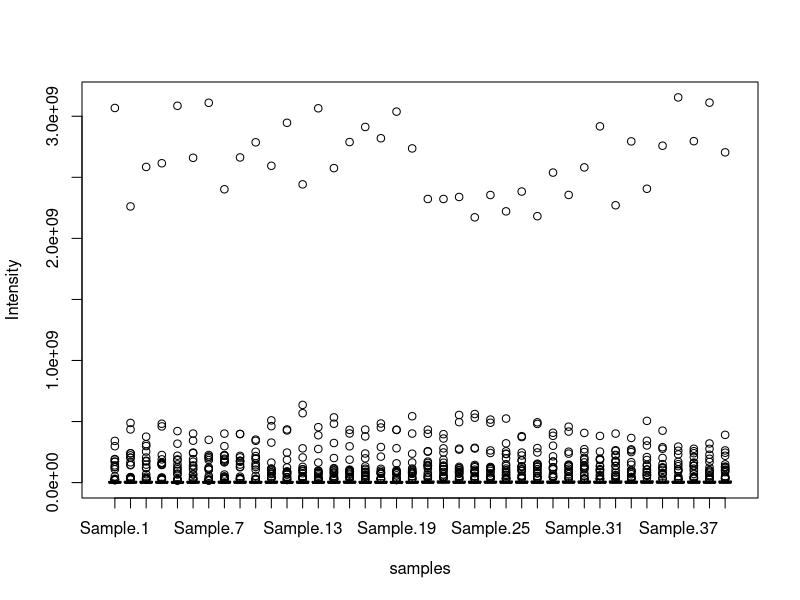
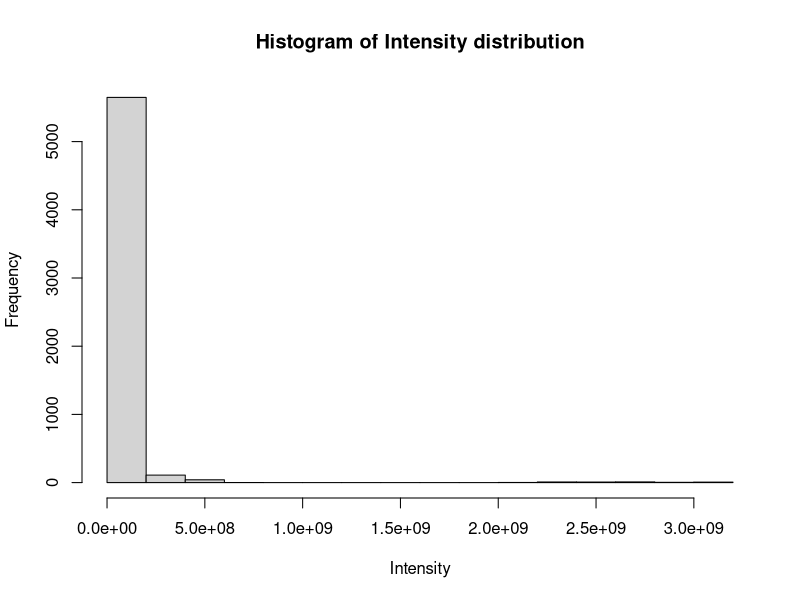
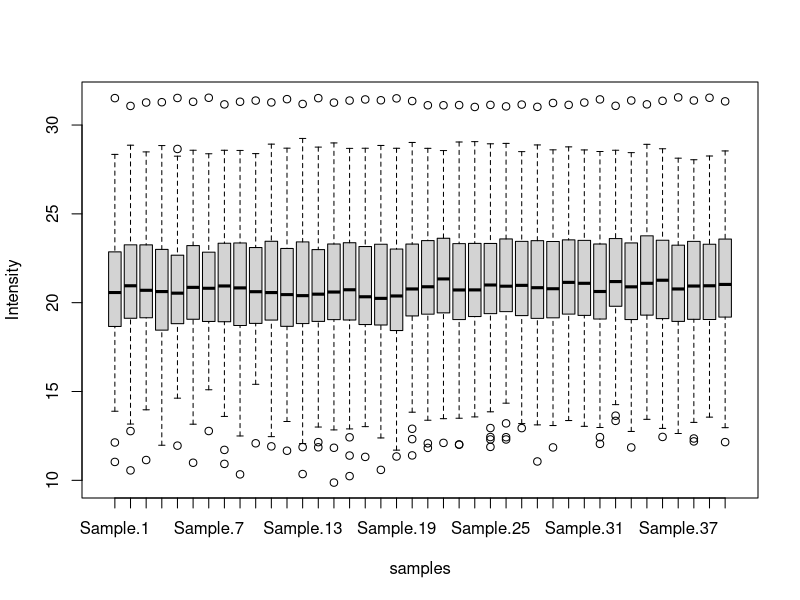
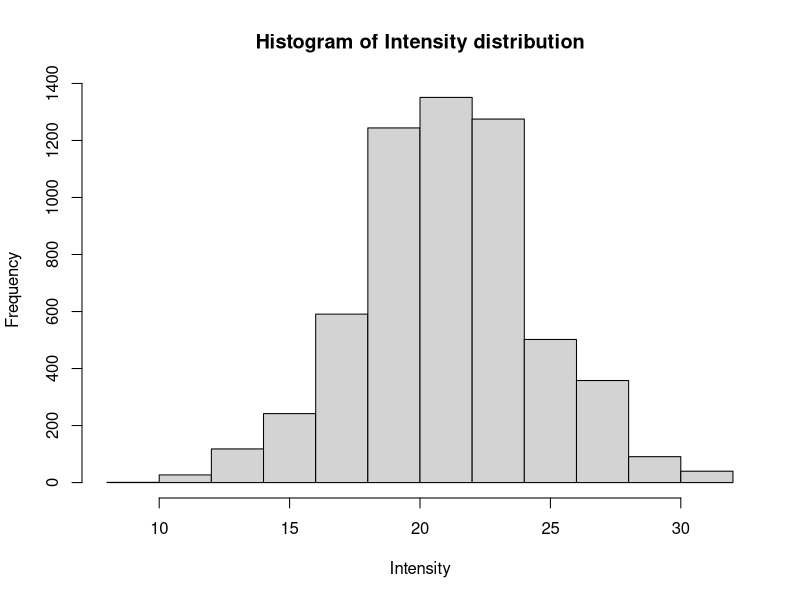
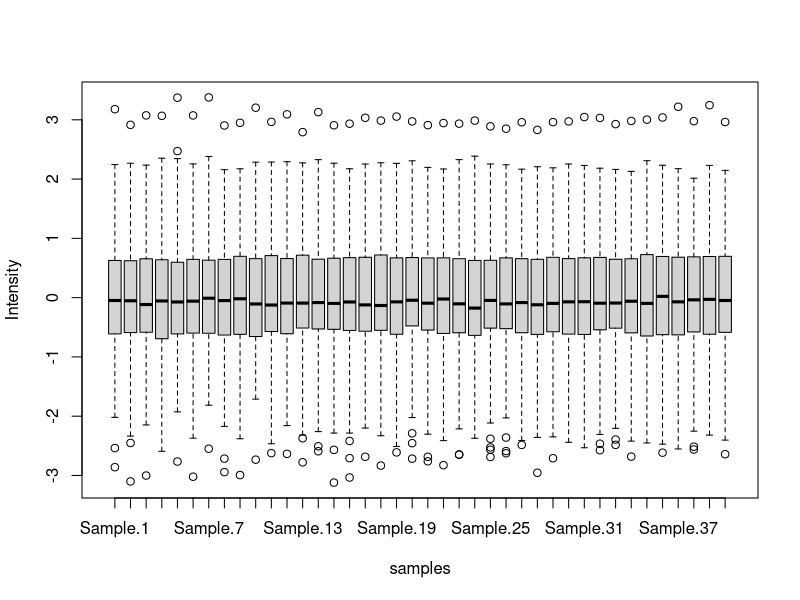
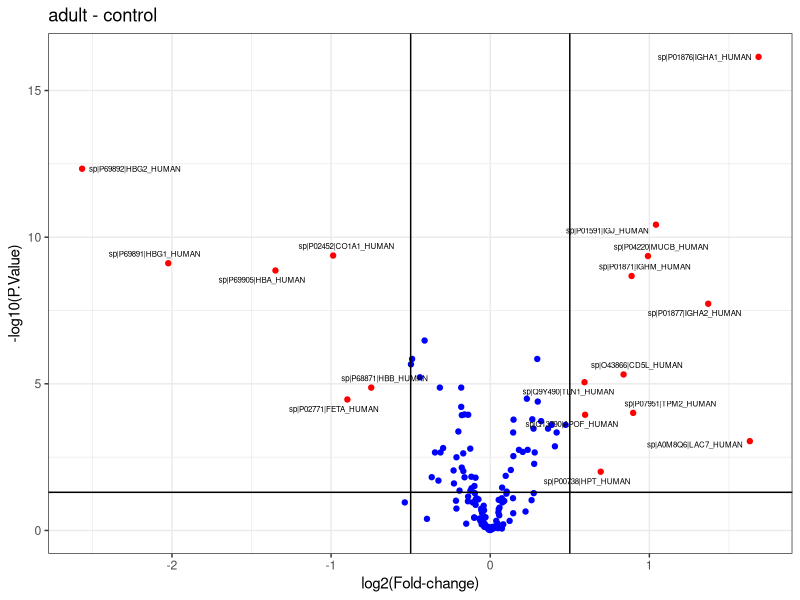
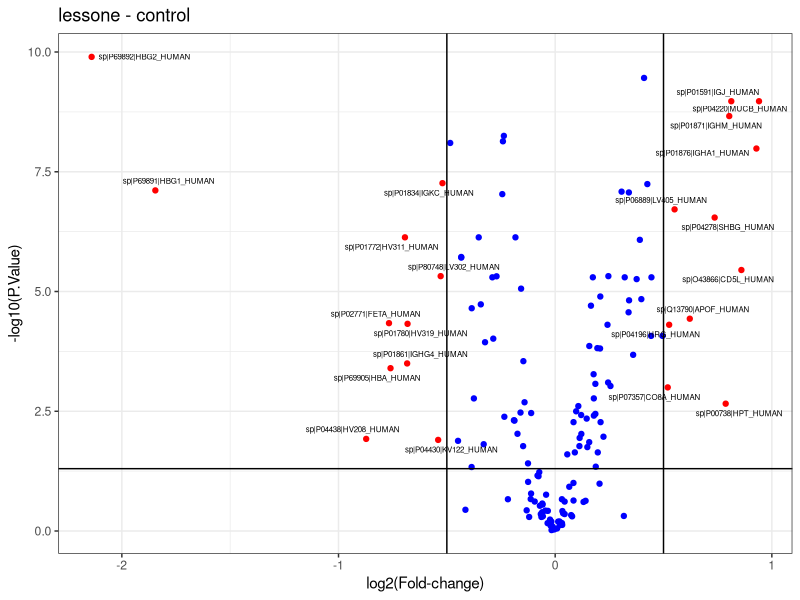
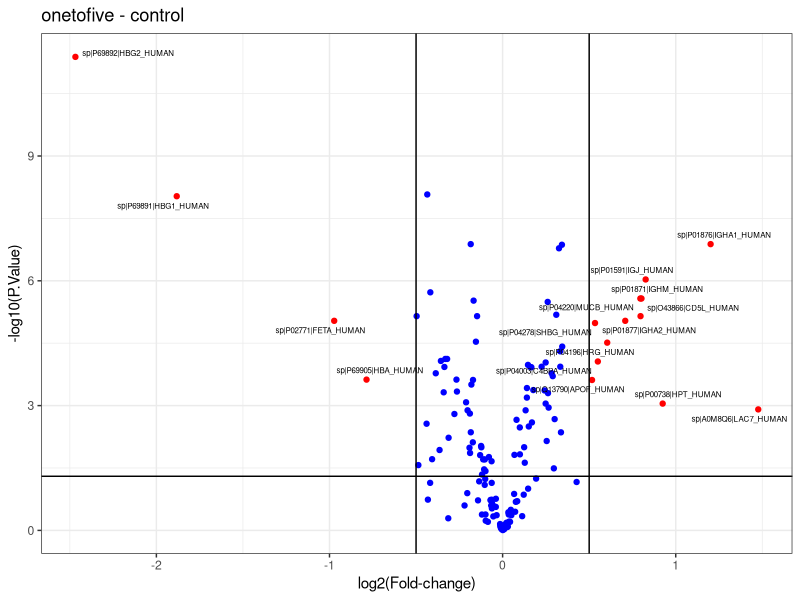

Here is the R script that generated these plots, in order:
## ---- chunk 1
data<-read.table("SWATH.example.data.csv", sep=",",header=T, row.names = 1)
data
boxplot(data, ylab="Intensity", xlab="samples") 
hist(as.numeric(unlist(data)), main = "Histogram of Intensity distribution",  xlab = "Intensity")
## ---- chunk 2
data <- log2(data)
boxplot(data, ylab="Intensity", xlab="samples") 
hist(as.numeric(unlist(data)), main = "Histogram of Intensity distribution",  xlab = "Intensity")
## ---- chunk 3
norm.data <- scale(data) ##mean center and scaling normalization
boxplot(norm.data, ylab="Intensity", xlab="samples")

## ---- chunk 4
#for this specific data :
exp.design <- data.frame(samples = colnames(data), condition = 1)
exp.design$condition[1:10] = "control"
exp.design$condition[11:20] = "lessone"
exp.design$condition[21:30] = "onetofive"
exp.design$condition[31:40] = "adult"

design <- model.matrix(~0 + exp.design$condition, data = exp.design)
colnames(design) <- sort(unique(exp.design$condition))
row.names(design) <- exp.design$samples
as.data.frame(design)
## ---- chunk 5
library(limma)
contrast <- makeContrasts(adult-control, lessone-control, onetofive-control, adult+lessone+onetofive-control, levels=design)
as.data.frame(contrast)
## ---- chunk 6
  ## in this example there are four pairwise comparison to perform:  


  nbComp<-ncol(contrast)
  Results<-list() ## a list of data frames containing the results
  
  for (i in 1:nbComp){ ## for each comparison defined in the contrast matrix :
    
    c1<-row.names(contrast)[contrast[,i] == 1 ] ## names of the first conditions of the pairwise comparison
    c2<-row.names(contrast)[contrast[,i] == -1 ] ## names of the second conditions of the pairwise comparison
    
    samplesc1 <- row.names(design)[row(as.matrix(design[,c1]))[design[,c1]==1]] ## names of the samples belonging to the first conditions of the pairwise comparison
    samplesc2 <- row.names(design)[row(as.matrix(design[,c2]))[design[,c2]==1]] ## names of the samples belonging to the second conditions of the pairwise comparison
    
    colc1 <- which(colnames(norm.data) %in% samplesc1) ## columns number in the dataset of the samples for the first comparison of the pairwise comparison
    colc2 <- which(colnames(norm.data) %in% samplesc2) ## columns number in the dataset of the samples for the second comparison of the pairwise comparison
    
    p.value<-apply(norm.data,1,function(x){t.test(as.numeric(x[colc2]),as.numeric(x[colc1]), alternative = "t") $p.value}) ## calcul of the p.value of the student test between the conditions of the pairwise comparison
    adjust.p.value<-p.adjust(p.value, method = "BH") ## corrrection of the p.value with the Benjamini & Hochberg technique
    
    fc<-rowMeans(norm.data[,colc1])-rowMeans(norm.data[,colc2]) ## fold change calcul between the conditions of the pairwise comparison
    
    ## stocking the data frame containing the results in a list :
    Results[[i]]<-data.frame(protein=c(row.names(norm.data)))
    Results[[i]][paste("p.value.",colnames(contrast)[i],sep="")]=c(p.value)
    Results[[i]][paste("adjust.p.value.",colnames(contrast)[i],sep="")]=c(adjust.p.value)
    Results[[i]][paste("fc.",colnames(contrast)[i],sep="")]=c(fc)
    print(Results[[i]])
  }

## ---- chunk 7

thresh_fc <- 0.5
thresh_p <- 0.05
deProt <- Results
for(i in 1:length(Results)){
    fc = as.data.frame(deProt[[i]])[,4]
    p = as.data.frame(deProt[[i]])[,3]
    dt <-as.data.frame(deProt[[i]])
    deProt[[i]] <- dt[which(p<=thresh_p & abs(fc)>=thresh_fc),]
    print(as.data.frame(deProt[[i]]))
  }
## ---- chunk 8

library(ggplot2)
library(ggrepel)

tresh_fc = 0.5 ## Fold change threshold
tresh_p = 0.05 ## p.value treshold

for(i in 1:length(Results)){
  plotTitle <- substr(colnames(Results[[i]])[2], 9 ,nchar(colnames(Results[[i]])[2]))
  values <- as.data.frame(Results[[i]])
  forplot <- data.frame(x=as.numeric(values[,4]), y=-log10(values[,3]), id=as.character(values[,1]))
  tmp <- forplot[as.numeric(forplot$y)>=-log10(tresh_fc) & abs(forplot$x)>tresh_fc,]
  p <- ggplot(forplot) + geom_point(aes(x, y , color = ifelse(y>=-log10(tresh_p) & abs(x)>=tresh_fc, "not signi", "FC")),show.legend = F) +
    scale_color_manual(values = c("blue", "red")) +
    geom_text_repel(data = subset(forplot, abs(forplot$x)>=tresh_fc & forplot$y>=-log10(tresh_p)),
                    aes(x,y,label = id),
                    size = 2) +
    geom_vline(xintercept = tresh_fc ) + 
    geom_vline(xintercept = -tresh_fc) + 
    geom_hline(yintercept = -log10(tresh_p)) + 
    labs(title = plotTitle,x="log2(Fold-change)", y="-log10(P.Value)") + theme_bw() 
    print(p)
}
## ---- chunk 9
res <- vector()
for(i in 1:length(deProt)){
  res <- append(res, as.character(deProt[[i]][,1]))
}
saveRDS(res, "resSCL.rds")
res <- unique(res)
print(res)

## ---- chunk 10
library(VennDiagram)

grid.newpage()
draw.quad.venn(area1 = length(deProt[[1]][,1]),
               area2 = length(deProt[[2]][,1]),
               area3 = length(deProt[[3]][,1]),
               area4 = length(deProt[[4]][,1]),
               n12 = length(intersect(deProt[[1]][,1],deProt[[2]][,1])),
               n13 = length(intersect(deProt[[1]][,1],deProt[[3]][,1])),
               n14 = length(intersect(deProt[[1]][,1],deProt[[4]][,1])),
               n23 = length(intersect(deProt[[2]][,1],deProt[[3]][,1])),
               n24 = length(intersect(deProt[[2]][,1],deProt[[4]][,1])),
               n34 = length(intersect(deProt[[3]][,1],deProt[[4]][,1])),
               n123 = length(Reduce(intersect, list(deProt[[1]][,1],deProt[[2]][,1],deProt[[3]][,1]))),
               n124 = length(Reduce(intersect, list(deProt[[1]][,1],deProt[[2]][,1],deProt[[4]][,1]))),
               n134 = length(Reduce(intersect, list(deProt[[1]][,1],deProt[[3]][,1],deProt[[4]][,1]))),
               n234 = length(Reduce(intersect, list(deProt[[2]][,1],deProt[[3]][,1],deProt[[4]][,1]))),
               n1234 = length(Reduce(intersect,list(deProt[[1]][,1],deProt[[2]][,1],deProt[[3]][,1],deProt[[4]][,1]))),
               category = c("a-c","l-c","o-c","a+l+o-c"),
               lty = "blank", fill = c("skyblue", "pink1", "mediumorchid", "orange"))
